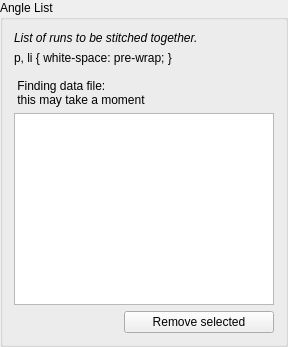
              <widget class="QGroupBox" name="groupBox_3">
               <property name="sizePolicy">
                <sizepolicy hsizetype="Fixed" vsizetype="Preferred">
                 <horstretch>0</horstretch>
                 <verstretch>0</verstretch>
                </sizepolicy>
               </property>
               <property name="title">
                <string>Angle List</string>
               </property>
               <layout class="QVBoxLayout" name="verticalLayout_6">
                <item>
                 <widget class="QLabel" name="label_10">
                  <property name="maximumSize">
                   <size>
                    <width>260</width>
                    <height>16777215</height>
                   </size>
                  </property>
                  <property name="font">
                   <font>
                    <italic>true</italic>
                   </font>
                  </property>
                  <property name="text">
                   <string>List of runs to be stitched together.</string>
                  </property>
                 </widget>
                </item>
                <item>
                 <widget class="QLabel" name="waiting_label">
                  <property name="text">
                   <string>&lt;!DOCTYPE HTML PUBLIC &quot;-//W3C//DTD HTML 4.0//EN&quot; &quot;http://www.w3.org/TR/REC-html40/strict.dtd&quot;&gt;
&lt;html&gt;&lt;head&gt;&lt;meta name=&quot;qrichtext&quot; content=&quot;1&quot; /&gt;&lt;style type=&quot;text/css&quot;&gt;
p, li { white-space: pre-wrap; }
&lt;/style&gt;&lt;/head&gt;&lt;body style=&quot; font-family:'Ubuntu'; font-size:11pt; font-weight:400; font-style:normal;&quot;&gt;
&lt;p style=&quot; margin-top:0px; margin-bottom:0px; margin-left:0px; margin-right:0px; -qt-block-indent:0; text-indent:0px;&quot;&gt;&lt;span style=&quot; font-weight:600; color:#aa557f;&quot;&gt;Finding data file:&lt;/span&gt;&lt;/p&gt;
&lt;p style=&quot; margin-top:0px; margin-bottom:0px; margin-left:0px; margin-right:0px; -qt-block-indent:0; text-indent:0px;&quot;&gt;&lt;span style=&quot; font-weight:600; color:#aa557f;&quot;&gt;this may take a moment&lt;/span&gt;&lt;/p&gt;&lt;/body&gt;&lt;/html&gt;</string>
                  </property>
                 </widget>
                </item>
                <item>
                 <widget class="QListWidget" name="angle_list">
                  <property name="sizePolicy">
                   <sizepolicy hsizetype="Fixed" vsizetype="Expanding">
                    <horstretch>0</horstretch>
                    <verstretch>0</verstretch>
                   </sizepolicy>
                  </property>
                  <property name="minimumSize">
                   <size>
                    <width>260</width>
                    <height>0</height>
                   </size>
                  </property>
                  <property name="maximumSize">
                   <size>
                    <width>16777215</width>
                    <height>16777215</height>
                   </size>
                  </property>
                  <property name="dragEnabled">
                   <bool>true</bool>
                  </property>
                  <property name="dragDropMode">
                   <enum>QAbstractItemView::InternalMove</enum>
                  </property>
                  <property name="defaultDropAction">
                   <enum>Qt::MoveAction</enum>
                  </property>
                  <property name="alternatingRowColors">
                   <bool>true</bool>
                  </property>
                 </widget>
                </item>
                <item>
                 <layout class="QHBoxLayout" name="horizontalLayout_12">
                  <item>
                   <spacer name="horizontalSpacer_11">
                    <property name="orientation">
                     <enum>Qt::Horizontal</enum>
                    </property>
                    <property name="sizeType">
                     <enum>QSizePolicy::Expanding</enum>
                    </property>
                    <property name="sizeHint" stdset="0">
                     <size>
                      <width>80</width>
                      <height>20</height>
                     </size>
                    </property>
                   </spacer>
                  </item>
                  <item>
                   <widget class="QPushButton" name="remove_btn">
                    <property name="minimumSize">
                     <size>
                      <width>150</width>
                      <height>0</height>
                     </size>
                    </property>
                    <property name="maximumSize">
                     <size>
                      <width>150</width>
                      <height>16777215</height>
                     </size>
                    </property>
                    <property name="toolTip">
                     <string>Remove selected item</string>
                    </property>
                    <property name="text">
                     <string>Remove selected</string>
                    </property>
                   </widget>
                  </item>
                 </layout>
                </item>
               </layout>
              </widget>
